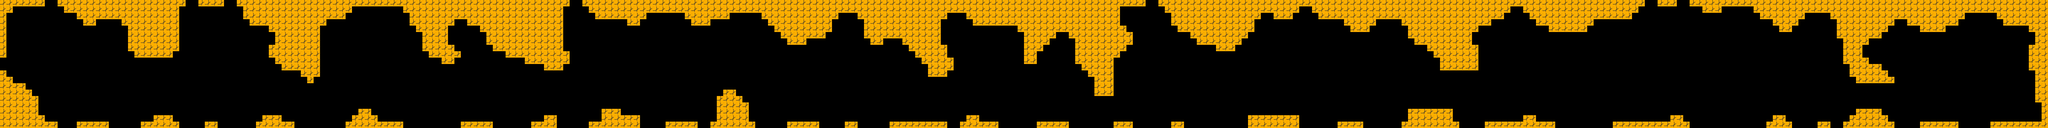

This is a level from a 2D game, rendered from its Tiled map with the project's own tilesets. A one-line summary and the map file follow, with tile-layer data summarised:
An orthogonal 320x20 tile map with 18x18 px tiles, 1 tile layer (层 1) and 614 objects.

<map version="1.2" orientation="orthogonal" renderorder="right-down" width="320" height="20" tilewidth="18" tileheight="18" nextobjectid="642">
  <tileset firstgid="1" name="tileset_gutter" columns="33" tilecount="924" tileheight="18" tilewidth="18">
    <image source="tileset_gutter.png" width="594" height="504" />
  </tileset>
  <layer name="层 1" width="320" height="20">
    <data>[6400 cells, 1784 non-empty, 1 distinct tile ids]</data>
  </layer>
  <objectgroup name="born">
    <object id="1" x="18" y="198" width="18" height="18" />
  </objectgroup>
  <objectgroup name="e">
    <object id="2" x="5652" y="324" width="18" height="18" />
  </objectgroup>
  <objectgroup name="ground">
    <object id="3" x="108" y="0" width="18" height="18" />
    <object id="4" x="90" y="0" width="18" height="18" />
    <object id="5" x="72" y="0" width="18" height="18" />
    <object id="6" x="54" y="0" width="18" height="18" />
    <object id="7" x="36" y="0" width="18" height="18" />
    <object id="8" x="18" y="18" width="18" height="18" />
    <object id="9" x="0" y="36" width="18" height="18" />
    <object id="10" x="0" y="54" width="18" height="18" />
    <object id="11" x="0" y="72" width="18" height="18" />
    <object id="12" x="0" y="90" width="18" height="18" />
    <object id="13" x="0" y="108" width="18" height="18" />
    <object id="14" x="0" y="126" width="18" height="18" />
    <object id="15" x="0" y="144" width="18" height="18" />
    <object id="16" x="0" y="198" width="18" height="18" />
    <object id="17" x="18" y="216" width="18" height="18" />
    <object id="18" x="36" y="234" width="18" height="18" />
    <object id="19" x="54" y="234" width="18" height="18" />
    <object id="20" x="72" y="252" width="18" height="18" />
    <object id="21" x="90" y="270" width="18" height="18" />
    <object id="22" x="90" y="288" width="18" height="18" />
    <object id="23" x="90" y="306" width="18" height="18" />
    <object id="24" x="108" y="324" width="18" height="18" />
    <object id="25" x="126" y="342" width="18" height="18" />
    <object id="26" x="144" y="342" width="18" height="18" />
    <object id="27" x="162" y="0" width="18" height="18" />
    <object id="28" x="180" y="18" width="18" height="18" />
    <object id="29" x="198" y="18" width="18" height="18" />
    <object id="30" x="216" y="36" width="18" height="18" />
    <object id="31" x="234" y="54" width="18" height="18" />
    <object id="32" x="252" y="54" width="18" height="18" />
    <object id="33" x="270" y="36" width="18" height="18" />
    <object id="34" x="288" y="36" width="18" height="18" />
    <object id="35" x="288" y="342" width="18" height="18" />
    <object id="36" x="270" y="342" width="18" height="18" />
    <object id="37" x="252" y="342" width="18" height="18" />
    <object id="38" x="234" y="342" width="18" height="18" />
    <object id="39" x="216" y="342" width="18" height="18" />
    <object id="40" x="306" y="36" width="18" height="18" />
    <object id="41" x="324" y="36" width="18" height="18" />
    <object id="42" x="342" y="54" width="18" height="18" />
    <object id="43" x="360" y="72" width="18" height="18" />
    <object id="44" x="360" y="90" width="18" height="18" />
    <object id="45" x="360" y="108" width="18" height="18" />
    <object id="46" x="360" y="126" width="18" height="18" />
    <object id="47" x="378" y="144" width="18" height="18" />
    <object id="48" x="396" y="144" width="18" height="18" />
    <object id="49" x="414" y="144" width="18" height="18" />
    <object id="50" x="432" y="144" width="18" height="18" />
    <object id="51" x="450" y="144" width="18" height="18" />
    <object id="52" x="468" y="144" width="18" height="18" />
    <object id="53" x="432" y="324" width="18" height="18" />
    <object id="54" x="450" y="324" width="18" height="18" />
    <object id="55" x="468" y="324" width="18" height="18" />
    <object id="57" x="414" y="342" width="18" height="18" />
    <object id="58" x="396" y="342" width="18" height="18" />
    <object id="59" x="486" y="342" width="18" height="18" />
    <object id="60" x="486" y="126" width="18" height="18" />
    <object id="61" x="486" y="108" width="18" height="18" />
    <object id="62" x="486" y="90" width="18" height="18" />
    <object id="63" x="486" y="72" width="18" height="18" />
    <object id="64" x="486" y="54" width="18" height="18" />
    <object id="65" x="486" y="36" width="18" height="18" />
    <object id="66" x="486" y="18" width="18" height="18" />
    <object id="67" x="504" y="0" width="18" height="18" />
    <object id="68" x="558" y="0" width="18" height="18" />
    <object id="69" x="576" y="0" width="18" height="18" />
    <object id="70" x="594" y="0" width="18" height="18" />
    <object id="71" x="612" y="0" width="18" height="18" />
    <object id="72" x="594" y="342" width="18" height="18" />
    <object id="73" x="576" y="342" width="18" height="18" />
    <object id="74" x="720" y="342" width="18" height="18" />
    <object id="75" x="738" y="324" width="18" height="18" />
    <object id="76" x="756" y="324" width="18" height="18" />
    <object id="77" x="774" y="324" width="18" height="18" />
    <object id="78" x="666" y="0" width="18" height="18" />
    <object id="79" x="684" y="18" width="18" height="18" />
    <object id="80" x="684" y="36" width="18" height="18" />
    <object id="81" x="702" y="54" width="18" height="18" />
    <object id="82" x="720" y="54" width="18" height="18" />
    <object id="83" x="738" y="54" width="18" height="18" />
    <object id="84" x="756" y="72" width="18" height="18" />
    <object id="85" x="774" y="90" width="18" height="18" />
    <object id="86" x="774" y="108" width="18" height="18" />
    <object id="87" x="756" y="126" width="18" height="18" />
    <object id="88" x="756" y="144" width="18" height="18" />
    <object id="90" x="774" y="162" width="18" height="18" />
    <object id="91" x="792" y="180" width="18" height="18" />
    <object id="92" x="810" y="180" width="18" height="18" />
    <object id="93" x="828" y="180" width="18" height="18" />
    <object id="94" x="846" y="198" width="18" height="18" />
    <object id="95" x="864" y="216" width="18" height="18" />
    <object id="96" x="882" y="198" width="18" height="18" />
    <object id="97" x="882" y="180" width="18" height="18" />
    <object id="98" x="882" y="162" width="18" height="18" />
    <object id="99" x="882" y="144" width="18" height="18" />
    <object id="100" x="882" y="126" width="18" height="18" />
    <object id="101" x="882" y="108" width="18" height="18" />
    <object id="102" x="882" y="90" width="18" height="18" />
    <object id="103" x="882" y="72" width="18" height="18" />
    <object id="104" x="900" y="54" width="18" height="18" />
    <object id="105" x="810" y="342" width="18" height="18" />
    <object id="106" x="792" y="342" width="18" height="18" />
    <object id="107" x="918" y="36" width="18" height="18" />
    <object id="108" x="936" y="36" width="18" height="18" />
    </objectgroup>
  <objectgroup name="moveAble" />
</map>
<!-- 508 of 614 objects omitted -->
